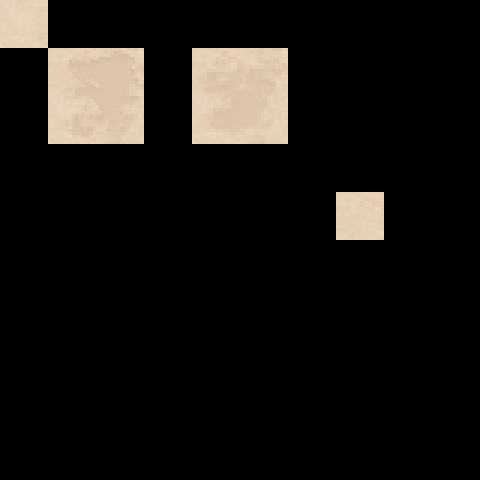

Below is a game level as drawn by its tile map, then a one-line description and the .tmx that defines it (tile-layer data replaced by summaries):
An orthogonal 10x10 tile map with 48x48 px tiles, 9 tile layers (regions, input1_base, input2_base, input3_base, ...), 2 tilesets.

<map version="1.0" orientation="orthogonal" renderorder="right-down" width="10" height="10" tilewidth="48" tileheight="48">
 <properties>
  <property name="AutomappingRadius" value="3" />
  <property name="DeleteTiles" value="yes" />
  <property name="NoOverlappingRules" value="yes" />
 </properties>
 <tileset firstgid="1" name="tileset" tilewidth="48" tileheight="48">
  <image source="../images/tileset.png" width="960" height="4704" />
 </tileset>
 <tileset firstgid="1961" name="rules" tilewidth="48" tileheight="48">
  <image source="../images/rules.png" width="480" height="480" />
 </tileset>
 <layer name="regions" width="10" height="10">
  <data>[100 cells, 10 non-empty, 1 distinct tile ids]</data>
 </layer>
 <layer name="input1_base" width="10" height="10">
  <data>[100 cells, 4 non-empty, 1 distinct tile ids]</data>
 </layer>
 <layer name="input2_base" width="10" height="10">
  <data>[100 cells, 1 non-empty, 1 distinct tile ids]</data>
 </layer>
 <layer name="input3_base" width="10" height="10">
  <data>[100 cells, 4 non-empty, 1 distinct tile ids]</data>
 </layer>
 <layer name="input4_base" width="10" height="10">
  <data>[100 cells, 5 non-empty, 1 distinct tile ids]</data>
 </layer>
 <layer name="output1_ground" width="10" height="10">
  <data>[100 cells, 4 non-empty, 4 distinct tile ids]</data>
 </layer>
 <layer name="output2_ground" width="10" height="10">
  <data>[100 cells, 1 non-empty, 1 distinct tile ids]</data>
 </layer>
 <layer name="output3_ground" width="10" height="10">
  <data>[100 cells, 4 non-empty, 4 distinct tile ids]</data>
 </layer>
 <layer name="output4_ground" width="10" height="10">
  <data>[100 cells, 5 non-empty, 5 distinct tile ids]</data>
 </layer>
</map>
